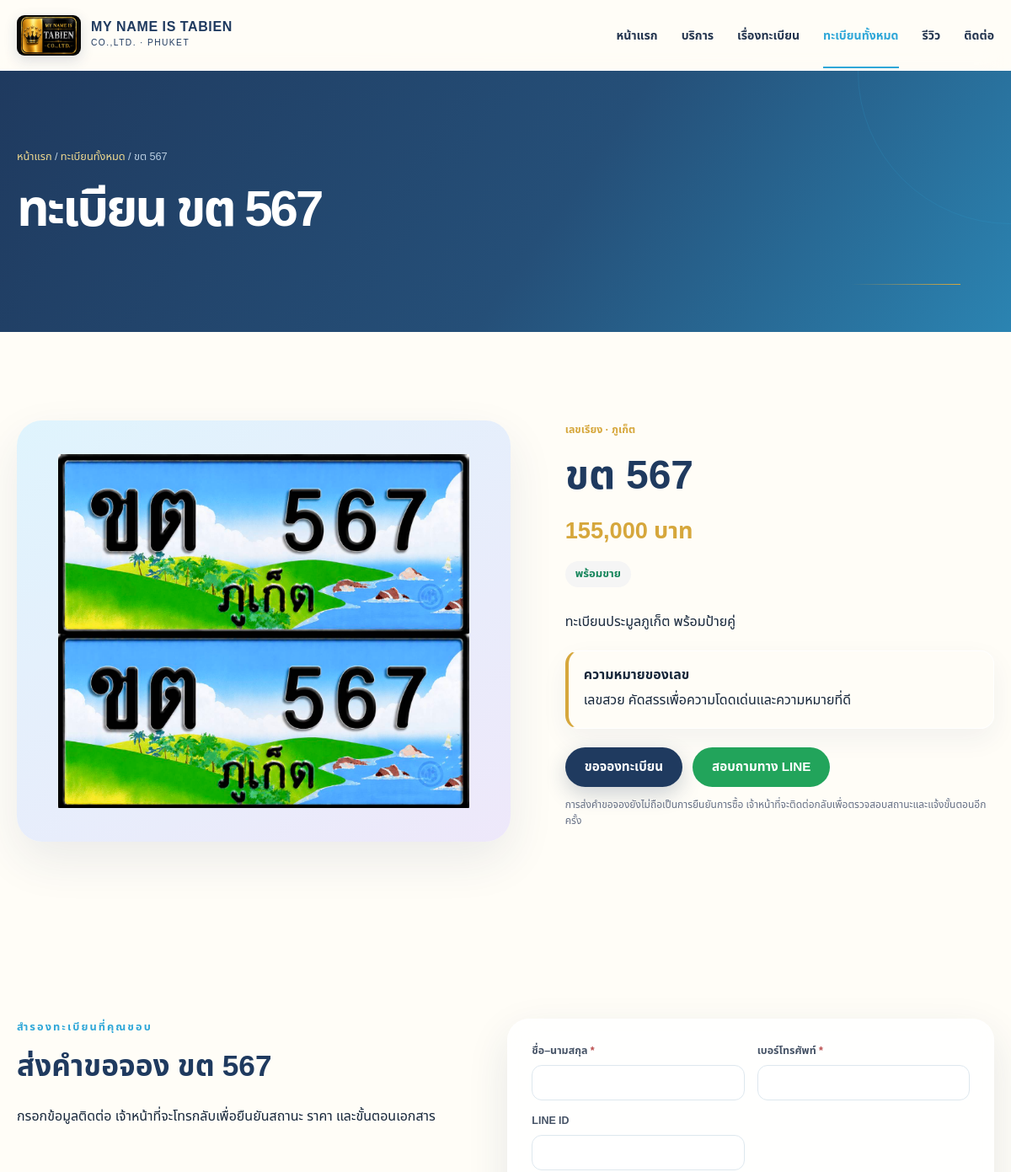
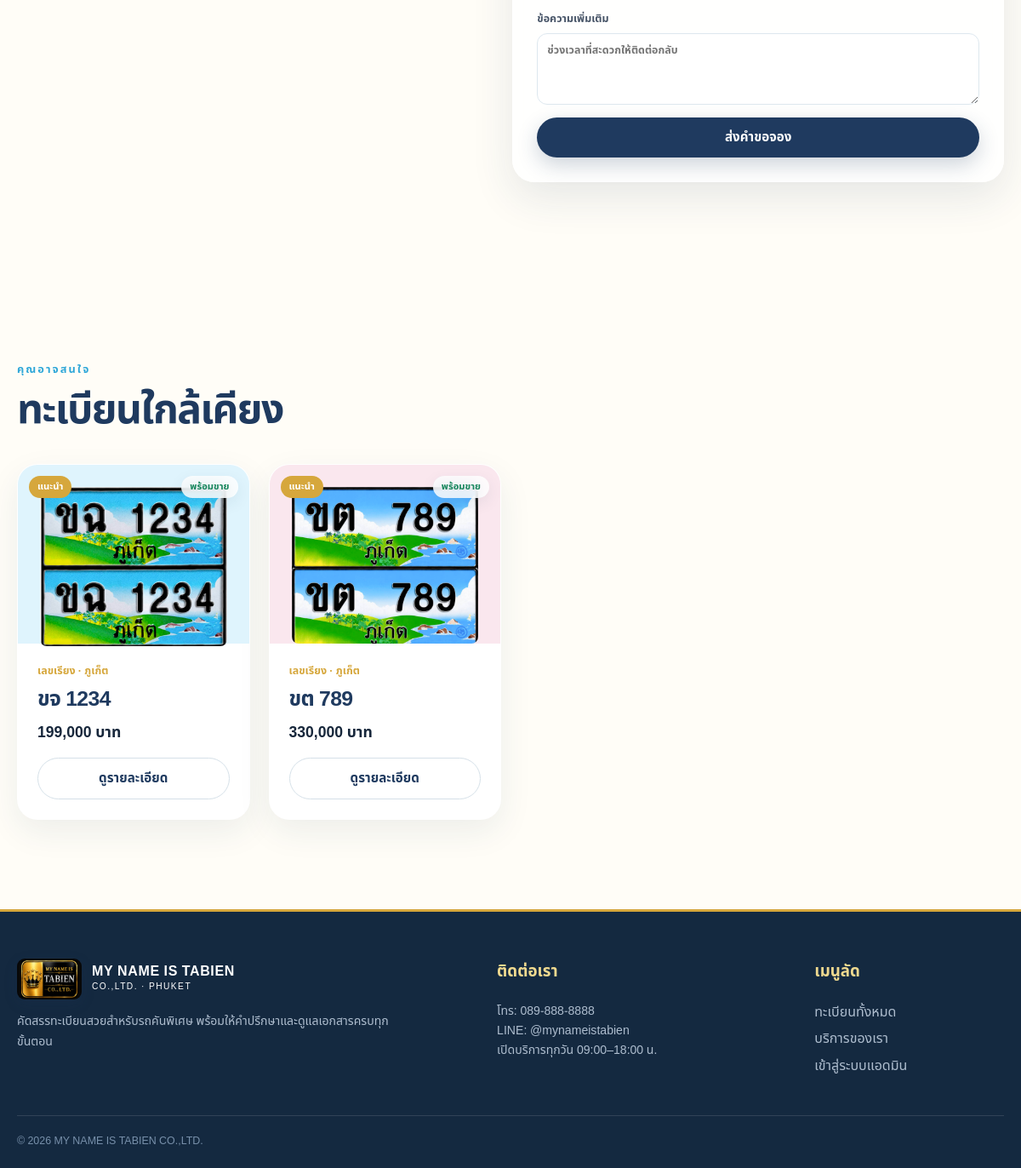
The page /plate/8 on the database its author committed (2 pictures, top to bottom).
### tables this page shows
CREATE TABLE plates (
            id INTEGER PRIMARY KEY AUTOINCREMENT,
            prefix TEXT NOT NULL,
            number TEXT NOT NULL,
            province TEXT NOT NULL DEFAULT "ภูเก็ต",
            price REAL NOT NULL DEFAULT 0,
            category TEXT NOT NULL DEFAULT "เลขสวย",
            description TEXT NOT NULL DEFAULT "",
            meaning TEXT NOT NULL DEFAULT "",
            image TEXT,
            status TEXT NOT NULL DEFAULT "available",
            featured INTEGER NOT NULL DEFAULT 0,
            created_at TEXT NOT NULL DEFAULT CURRENT_TIMESTAMP,
            updated_at TEXT NOT NULL DEFAULT CURRENT_TIMESTAMP
        , display_order INTEGER NOT NULL DEFAULT 999);

### config.php (called while the page is built, shortened)
<?php
function e(?string $value): string
{
    return htmlspecialchars($value ?? '', ENT_QUOTES, 'UTF-8');
}
function baht(float|int|string $amount): string
{
    return number_format((float) $amount, 0) . ' บาท';
}
function status_label(string $status): string
{
    return match ($status) {
        'available' => 'พร้อมขาย',
        'reserved' => 'ติดจอง',
        'sold' => 'ขายแล้ว',
        'hidden' => 'ซ่อนรายการ',
        default => $status,
    };
}

### index.php (the view, shortened to what this page needs)
<?php
require __DIR__ . '/config.php';
$pdo = db();
$requestPath = trim((string) parse_url($_SERVER['REQUEST_URI'] ?? '/', PHP_URL_PATH), '/');
$page = $_GET['page'] ?? 'home';
if ($requestPath === 'plates') {
    $page = 'plates';
} elseif (preg_match('#^plate/(\d+)$#', $requestPath, $routeMatch)) {
    $page = 'detail';
}
if ($page === 'detail') {
    $id = filter_var($_GET['id'] ?? null, FILTER_VALIDATE_INT);
    $stmt = $pdo->prepare('SELECT * FROM plates WHERE id = ? AND status != "hidden"');
    $stmt->execute([$id]);
    $plate = $stmt->fetch();
    $stmt = $pdo->prepare('SELECT * FROM plates WHERE id != ? AND status = "available" AND category = ? ORDER BY featured DESC, id DESC LIMIT 3');
    $stmt->execute([$id, $plate['category']]);
    $similar = $stmt->fetchAll();
    require __DIR__ . '/partials/header.php';
    ?>
    <section class="page-hero page-hero-small">
        <div class="container">
            <div class="breadcrumbs"><a href="/">หน้าแรก</a> / <a href="/plates">ทะเบียนทั้งหมด</a> / <?= e($plate['prefix'] . ' ' . $plate['number']) ?></div>
            <h1>ทะเบียน <?= e($plate['prefix'] . ' ' . $plate['number']) ?></h1>
        </div>
    </section>
    <section class="section">
        <div class="container detail-grid">
            <div class="detail-visual">
                <?php if (!empty($plate['image'])): ?>
                    <img src="/<?= e($plate['image']) ?>" alt="ทะเบียน <?= e($plate['prefix'] . ' ' . $plate['number']) ?>">
                <?php endif; ?>
            </div>
            <div class="detail-info">
                <div class="plate-meta"><?= e($plate['category']) ?> · <?= e($plate['province']) ?></div>
                <h2><?= e($plate['prefix'] . ' ' . $plate['number']) ?></h2>
                <div class="detail-price"><?= baht($plate['price']) ?></div>
                <div class="detail-status status-<?= e($plate['status']) ?>"><?= e(status_label($plate['status'])) ?></div>
                <p><?= e($plate['description']) ?></p>
                <?php if ($plate['meaning'] !== ''): ?>
                    <div class="meaning-box"><strong>ความหมายของเลข</strong><p><?= e($plate['meaning']) ?></p></div>
                <?php endif; ?>
                <div class="detail-actions">
                    <a class="btn btn-primary" href="#reserve">ขอจองทะเบียน</a>
                    <a class="btn btn-line" href="https://line.me/R/ti/p/@mynameistabien" target="_blank" rel="noopener">สอบถามทาง LINE</a>
                </div>
                <p class="fine-print">การส่งคำขอจองยังไม่ถือเป็นการยืนยันการซื้อ เจ้าหน้าที่จะติดต่อกลับเพื่อตรวจสอบสถานะและแจ้งขั้นตอนอีกครั้ง</p>
            </div>
        </div>
    </section>
    <section class="section section-soft" id="reserve">
        <div class="container reserve-wrap">
            <div>
                <span class="eyebrow">สำรองทะเบียนที่คุณชอบ</span>
                <h2>ส่งคำขอจอง <?= e($plate['prefix'] . ' ' . $plate['number']) ?></h2>
                <p>กรอกข้อมูลติดต่อ เจ้าหน้าที่จะโทรกลับเพื่อยืนยันสถานะ ราคา และขั้นตอนเอกสาร</p>
            </div>
            <form class="reserve-form" method="post">
                <label>ชื่อ–นามสกุล <span>*</span><input type="text" name="customer_name" required autocomplete="name"></label>
                <label>เบอร์โทรศัพท์ <span>*</span><input type="tel" name="phone" required autocomplete="tel"></label>
                <label>LINE ID<input type="text" name="line_id"></label>
                <label>ข้อความเพิ่มเติม<textarea name="note" rows="3" placeholder="ช่วงเวลาที่สะดวกให้ติดต่อกลับ"></textarea></label>
                <button class="btn btn-primary btn-block" type="submit" <?= $plate['status'] !== 'available' ? 'disabled' : '' ?>>
                    <?= $plate['status'] === 'available' ? 'ส่งคำขอจอง' : 'ทะเบียนนี้ยังไม่พร้อมจอง' ?>
                </button>
            </form>
        </div>
    </section>
    <?php if ($similar): ?>
    <section class="section">
        <div class="container">
            <div class="section-heading"><div><span class="eyebrow">คุณอาจสนใจ</span><h2>ทะเบียนใกล้เคียง</h2></div></div>
            <div class="plate-grid">
                <?php foreach ($similar as $plate): require __DIR__ . '/partials/plate-card.php'; endforeach; ?>
            </div>
        </div>
    </section>
    <?php endif;
    require __DIR__ . '/partials/footer.php';
    exit;
}
    ?>
    <?php
require __DIR__ . '/partials/header.php';
?>
<?php require __DIR__ . '/partials/footer.php'; ?>

### partials/plate-card.php (shortened to what this page needs)
<?php
$plate = $plate ?? [];
?>
<article class="plate-card">
    <div class="plate-card-top">
        <?php if (!empty($plate['featured'])): ?><span class="featured-badge">แนะนำ</span><?php endif; ?>
        <span class="status-badge status-<?= e($plate['status']) ?>"><?= e(status_label($plate['status'])) ?></span>
        <?php if (!empty($plate['image'])): ?>
            <img class="plate-upload" src="/<?= e($plate['image']) ?>" alt="ทะเบียน <?= e($plate['prefix'] . ' ' . $plate['number']) ?>">
        <?php endif; ?>
    </div>
    <div class="plate-card-body">
        <div class="plate-meta"><?= e($plate['category']) ?> · <?= e($plate['province']) ?></div>
        <h3><?= e($plate['prefix'] . ' ' . $plate['number']) ?></h3>
        <div class="price"><?= baht($plate['price']) ?></div>
        <a class="btn btn-outline btn-block" href="/plate/<?= (int) $plate['id'] ?>">ดูรายละเอียด</a>
    </div>
</article>

### rows shown on the page
plates: prefix+number "ขต 567", image (picture), category "เลขเรียง", province "ภูเก็ต", price "155,000 บาท", status "พร้อมขาย", description "ทะเบียนประมูลภูเก็ต พร้อมป้ายคู่", meaning "เลขสวย คัดสรรเพื่อความโดดเด่นและความหมายที่ดี"
plates: featured "แนะนำ", status "พร้อมขาย", image (picture), category "เลขเรียง", province "ภูเก็ต", prefix+number "ขจ 1234", price "199,000 บาท"
plates: featured "แนะนำ", status "พร้อมขาย", image (picture), category "เลขเรียง", province "ภูเก็ต", prefix+number "ขต 789", price "330,000 บาท"
